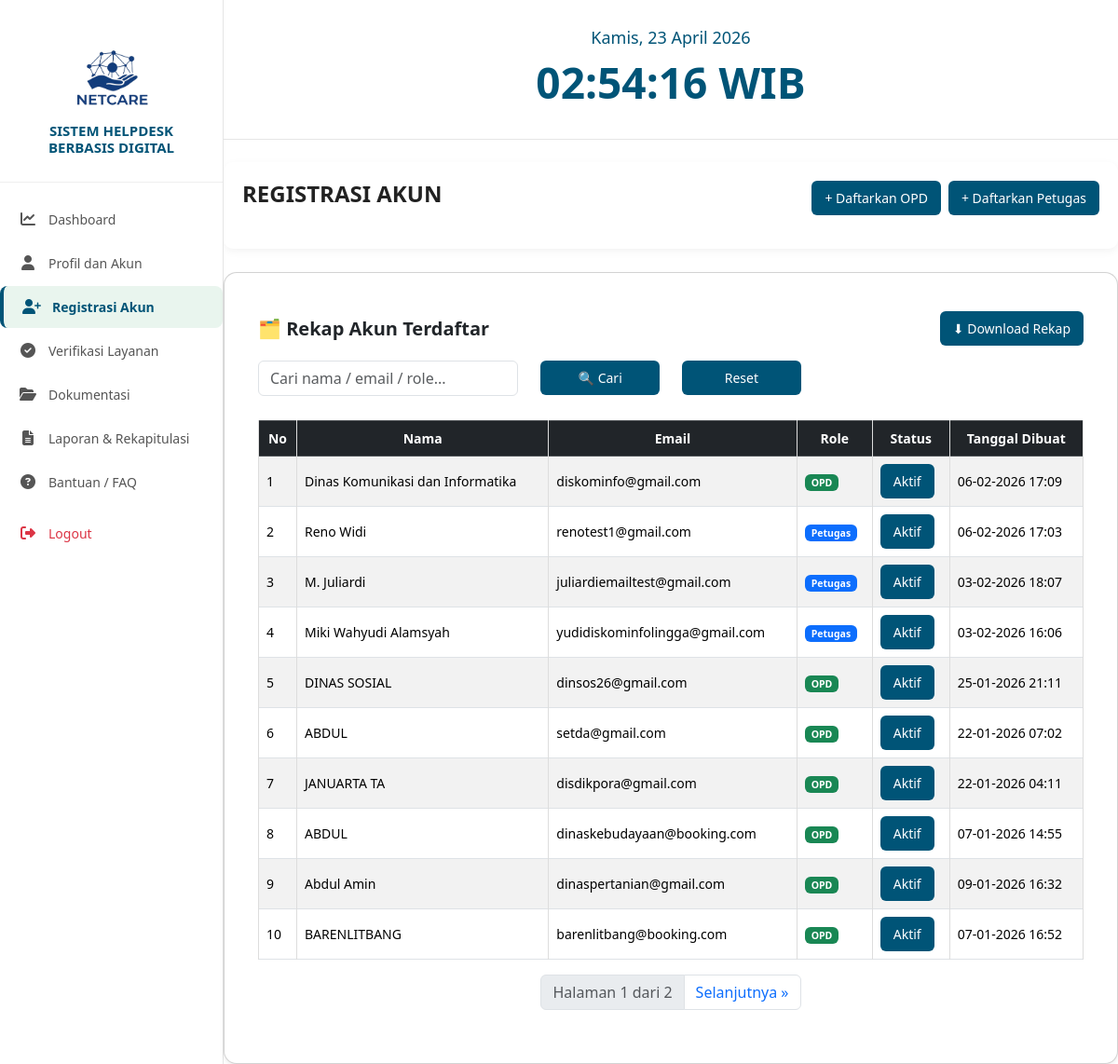
The page /dashboard.php?page=registrasi_akun (signed in) on the database its author committed.
### tables this page shows
CREATE TABLE `users` (
  `id` int(11) NOT NULL,
  `email` varchar(150) NOT NULL,
  `password` varchar(255) NOT NULL,
  `role` varchar(50) NOT NULL,
  `nama` varchar(150) DEFAULT NULL,
  `telepon` varchar(20) DEFAULT NULL,
  `alamat` text DEFAULT NULL,
  `images` varchar(255) DEFAULT 'default.png',
  `created_at` timestamp NOT NULL DEFAULT current_timestamp(),
  `nama_instansi` varchar(150) DEFAULT NULL,
  `status` enum('aktif','nonaktif') DEFAULT 'aktif',
  `created_by` varchar(50) DEFAULT 'admin_instansi'
);

### admin/registrasi_akun.php (the view, shortened to what this page needs)
<?php
require_once __DIR__ . '/../db/config.php';
?>
<!DOCTYPE html>
<html lang="id">
<head>
    <link href="https://cdn.jsdelivr.net/npm/bootstrap@5.3.2/dist/css/bootstrap.min.css" rel="stylesheet">
    <link rel="stylesheet" href="css/style.css">
</head>
<body class="bg-light">
<div class="container mt-4">
<div class="d-flex justify-content-between align-items-center mb-3">
    <h4 class="fw-bold">REGISTRASI AKUN</h4>
    <div class="d-flex gap-2">
        <button class="btn btn-success" data-bs-toggle="modal" data-bs-target="#modalRegistrasiOPD">
            + Daftarkan OPD
        </button>
        <button class="btn btn-primary" data-bs-toggle="modal" data-bs-target="#modalRegistrasiPetugas">
            + Daftarkan Petugas
        </button>
    </div>
</div>
</div>
<?php
$limit  = 10;
$page   = isset($_GET['halaman']) ? (int)$_GET['halaman'] : 1;
$page   = max($page, 1);
$offset = ($page - 1) * $limit;
$search = trim($_GET['search'] ?? '');
$rekap = [];
if ($search !== '') {
    $stmtCount = $mysqli->prepare("
        SELECT COUNT(*) as total
        FROM users
        WHERE created_by = 'admin_utama'
        AND (nama LIKE ? OR email LIKE ? OR role LIKE ?)
    ");
    $like = "%$search%";
    $stmtCount->bind_param("sss", $like, $like, $like);
} else {
    $stmtCount = $mysqli->prepare("
        SELECT COUNT(*) as total
        FROM users
        WHERE created_by = 'admin_utama'
    ");
}
$stmtCount->execute();
$totalData = $stmtCount->get_result()->fetch_assoc()['total'];
$totalPage = ceil($totalData / $limit);
if ($search !== '') {
    $stmtRekap = $mysqli->prepare("
        SELECT id, nama, email, role, status, created_at
        FROM users
        WHERE created_by = 'admin_utama'
        AND (nama LIKE ? OR email LIKE ? OR role LIKE ?)
        ORDER BY id DESC
        LIMIT ? OFFSET ?
    ");
    $stmtRekap->bind_param("sssii", $like, $like, $like, $limit, $offset);
} else {
    $stmtRekap = $mysqli->prepare("
        SELECT id, nama, email, role, status, created_at
        FROM users
        WHERE created_by = 'admin_utama'
        ORDER BY id DESC
        LIMIT ? OFFSET ?
    ");
    $stmtRekap->bind_param("ii", $limit, $offset);
}
$stmtRekap->execute();
$result = $stmtRekap->get_result();
while ($row = $result->fetch_assoc()) {
    $rekap[] = $row;
}
?>
<div class="card shadow-sm mt-4">
    <div class="card-body">
    <div class="d-flex justify-content-between align-items-center mb-3">
    <h5 class="fw-bold mb-0">🗂️ Rekap Akun Terdaftar</h5>
    <a href="admin/export_rekap_akun.php?search=<?= urlencode($search) ?>"
       class="btn btn-success">
        ⬇ Download Rekap
    </a>
</div>
<form method="get" class="row mb-3">
    <div class="col-md-4">
        <input type="text"
               name="search"
               class="form-control"
               placeholder="Cari nama / email / role..."
               value="<?= htmlspecialchars($_GET['search'] ?? '') ?>">
    </div>
    <div class="col-md-2">
        <button type="submit" class="btn btn-dark w-100">
            🔍 Cari
        </button>
    </div>
    <div class="col-md-2">
        <a href="dashboard.php?page=registrasi_akun"
           class="btn btn-secondary w-100">
            Reset
        </a>
    </div>
</form>
        <div class="table-responsive">
            <table class="table table-bordered table-striped align-middle">
                <thead class="table-dark">
                    <tr>
                        <th>No</th>
                        <th>Nama</th>
                        <th>Email</th>
                        <th>Role</th>
                        <th>Status</th>
                        <th>Tanggal Dibuat</th>
                    </tr>
                </thead>
                <tbody>
                    <?php if (count($rekap) > 0): ?>
                        <?php $no = 1; foreach ($rekap as $r): ?>
                            <tr>
                                <td><?= $no++ ?></td>
                                <td><?= htmlspecialchars($r['nama']) ?></td>
                                <td><?= htmlspecialchars($r['email']) ?></td>
<td>
    <?php
        if ($r['role'] == 'opd_pengaju_layanan') {
            echo '<span class="badge bg-success">OPD</span>';
        } elseif ($r['role'] == 'petugas_layanan') {
            echo '<span class="badge bg-primary">Petugas</span>';
        } elseif ($r['role'] == 'admin_utama') {
            echo '<span class="badge bg-danger">Admin Utama</span>';
        } elseif ($r['role'] == 'admin_atasan_langsung') {
            echo '<span class="badge bg-warning text-dark">Kabid</span>';
        } else {
            echo '<span class="badge bg-secondary">'.$r['role'].'</span>';
        }
    ?>
</td>
<td>
<?php if ($r['status'] == 'aktif'): ?>
    <a href="dashboard.php?page=registrasi_akun&toggle_status=1&id=<?= $r['id'] ?>"
       class="btn btn-sm btn-success"
       onclick="return confirm('Nonaktifkan akun ini?')">
        Aktif
    </a>
<?php endif; ?>
</td>
                                <td>
                                    <?= date('d-m-Y H:i', strtotime($r['created_at'])) ?>
                                </td>
                            </tr>
                        <?php endforeach; ?>
                    <?php endif; ?>
                </tbody>
            </table>
            <nav class="mt-3">
    <ul class="pagination justify-content-center">
        <li class="page-item disabled">
            <span class="page-link">
                Halaman <?= $page ?> dari <?= $totalPage ?>
            </span>
        </li>
        <?php if ($page < $totalPage): ?>
            <li class="page-item">
                <a class="page-link"
                   href="dashboard.php?page=registrasi_akun&halaman=<?= $page+1 ?>&search=<?= urlencode($search) ?>">
                   Selanjutnya »
                </a>
            </li>
        <?php endif; ?>
    </ul>
</nav>
        </div>
    </div>
</div>
</body>
</html>

### dashboard.php (shortened to what this page needs)
<?php
$page = $_GET['page'] ?? 'dashboard';
?>
<!DOCTYPE html>
<html lang="id">
<head>
    <link rel="stylesheet" href="/netcare/css/dashboard.css?v=<?= time() ?>">
    <link rel="stylesheet" href="https://cdnjs.cloudflare.com/ajax/libs/font-awesome/6.5.1/css/all.min.css">
</head>
<body>
    <?php include __DIR__ . '/sidebar.php'; ?>
    <main class="main-content">
    <div style="
        width:100%;
        color:#005477;
        padding: 26.5px 15px;
        text-align:center;
        display:flex;
        align-items: flex-start;
        align-items:center;
        justify-content:space-between;
        flex-wrap:wrap;
        gap:15px;
        border-bottom:1px solid #e5e5e5;
    ">
        <div style="text-align:center; flex:1;">
            <div id="tanggal" style="font-size:18px;"></div>
            <div id="jam" style="font-size:46px; font-weight:bold;"></div>
        </div>
    </div>
        <?php include __DIR__ . '/content.php'; ?>
    </main>
</body>
</html>

### sidebar.php
<aside class="sidebar">
    <div class="sidebar-header">
        <img src="images/netcare.png" style="width: 100px; height: auto;" alt="Logo NETCARE" class="logo">
        <h2 style="color: #005477;">SISTEM HELPDESK BERBASIS DIGITAL</h2>
    </div>
    <ul>
        <?php
        $menus = [
            'dashboard'            => ['Dashboard', 'fa-solid fa-chart-line'],
            'profil_akun'          => ['Profil dan Akun', 'fa-solid fa-user'],
            'registrasi_akun'      => ['Registrasi Akun', 'fa-solid fa-user-plus'],
            'pengajuan_layanan'    => ['Verifikasi Layanan', 'fa-solid fa-circle-check'],
            'dokumentasi'          => ['Dokumentasi', 'fa-solid fa-folder-open'],
            'laporan_rekapitulasi' => ['Laporan & Rekapitulasi', 'fa-solid fa-file-lines'],
            'bantuan_faq'          => ['Bantuan / FAQ', 'fa-solid fa-circle-question'],
        ];
        foreach ($menus as $key => [$label, $icon]) {
            $active = ($page == $key) ? 'active' : '';
            echo "
                <li>
                    <a href='dashboard.php?page=$key' class='$active'>
                        <i class='$icon'></i>
                        <span>$label</span>
                    </a>
                </li>
            ";
        }
        ?>
        <li>
            <a href="logout.php" class="logout">
                <i class="fa-solid fa-right-from-bracket"></i>
                <span>Logout</span>
            </a>
        </li>
    </ul>
</aside>

### content.php
<section class="content">
    <?php
    $page = $_GET['page'] ?? 'dashboard';
    $file = __DIR__ . DIRECTORY_SEPARATOR . 'admin' . DIRECTORY_SEPARATOR . $page . '.php';
    if (file_exists($file)) {
        include $file;
    } else {
        if ($page === 'dashboard') {
            echo "<p>Selamat datang di dashboard utama.</p>";
        } else {
            echo "<p>Halaman <b>" . htmlspecialchars($page) . "</b> belum tersedia.</p>";
        }
    }
    ?>
</section>

### css/dashboard.css (style rules this page uses)
* { margin: 0; padding: 0; box-sizing: border-box; }
body { font-family: "Segoe UI", Arial, sans-serif; display: flex; min-height: 100vh; background: #fff; color: #222; }
.sidebar { width: 240px; background-color: #ffffff; color: #444; display: flex; flex-direction: column; padding: 20px 0; position: fixed; top: 0; left: 0; bottom: 0; border-right: 1px solid #e5e5e5; }
.sidebar-header { text-align: center; padding: 15px 20px 20px; border-bottom: 1px solid #eee; margin-bottom: 15px; }
.sidebar-header .logo { width: 48px; margin-bottom: 8px; }
.sidebar-header h2 { font-size: 15px; font-weight: 700; color: #e91e63; text-transform: uppercase; }
.sidebar ul { list-style: none; padding: 0; margin: 0; width: 100%; }
.sidebar ul li { margin: 2px 0; }
.sidebar ul li a { display: block; padding: 12px 20px; font-size: 14px; font-weight: 500; color: #555; text-decoration: none; transition: all 0.25s ease; }
.sidebar ul li a.active { background: #fdecef; color: #e91e63; font-weight: 600; border-left: 4px solid #e91e63; }
.sidebar ul li:last-child a { margin-top: 10px; color: #e91e63; }
.main-content { margin-left: 240px; padding: 0px; flex: 1; background: #fff; color: #222; }
.sidebar ul { list-style: none; padding: 0; margin: 0; }
.sidebar ul li a { display: flex; align-items: center; gap: 12px; padding: 12px 18px; text-decoration: none; color: #333; border-radius: 8px; transition: all 0.2s ease; }
.sidebar ul li a i { width: 20px; text-align: center; font-size: 16px; }
.sidebar ul li a.active, .sidebar ul li a:hover { background: #e9f5ee; color: #005477; font-weight: 600; }
.sidebar ul li a.logout { color: #dc3545; }
body { font-family: "Segoe UI", Arial, sans-serif; display: flex; min-height: 100vh; background: #f4f8f6; color: #222; }
.sidebar { width: 240px; background-color: #ffffff; display: flex; flex-direction: column; padding: 20px 0; position: fixed; top: 0; left: 0; bottom: 0; border-right: 1px solid #e5e5e5; }
.sidebar ul { list-style: none; width: 100%; }
.sidebar ul li a { display: flex; align-items: center; gap: 12px; padding: 12px 20px; font-size: 14px; color: #555; text-decoration: none; border-radius: 8px; transition: all 0.2s ease; }
.sidebar ul li a.active { background: #e9f5ee; color: #005477; font-weight: 600; border-left: 4px solid #005477; }
.main-content { margin-left: 240px; flex: 1; display: flex; flex-direction: column; }
.card { background: #ffffff; border-radius: 12px; padding: 22px; box-shadow: 0 4px 12px rgba(0,0,0,0.05); transition: 0.2s ease; }

### css/style.css (style rules this page uses)
* { margin: 0; padding: 0; box-sizing: border-box; font-family: 'Segoe UI', sans-serif; }
* { box-sizing: border-box; }
body { font-family: 'Segoe UI', Tahoma, sans-serif; background: #f4f6f9; margin: 0; padding: 0; color: #333; }
h1, h2, h3, h4 { font-weight: 600; }
.container { background: #fff; padding: 20px; border-radius: 10px; box-shadow: 0 3px 10px rgba(0,0,0,0.05); margin-bottom: 25px; }
button, .btn { background: #005477; color: #fff; border: none; padding: 8px 14px; border-radius: 6px; cursor: pointer; text-decoration: none; display: inline-block; font-size: 14px; }
table { width: 100%; border-collapse: collapse; margin-top: 10px; background: #fff; }
th, td { border: 1px solid #ddd; padding: 8px; font-size: 14px; }
th { background: #005477; color: white; text-align: center; }
tr:nth-child(even) { background: #f9f9f9; }
.card { background: #ffffff; padding: 25px 20px; border-radius: 14px; text-align: left; box-shadow: 0 6px 18px rgba(0,0,0,0.06); transition: 0.2s ease; }
body { font-family: "Segoe UI", Tahoma, sans-serif; background: #f4f6f9; margin: 0; padding: 0; color: #333; }

### rows shown on the page
users: nama "Dinas Komunikasi dan Informatika", email "diskominfo@gmail.com", shows "OPD", created_at "06-02-2026 17:09"
users: nama "Reno Widi", email "renotest1@gmail.com", role "Petugas", created_at "06-02-2026 17:03"
users: nama "M. Juliardi", email "juliardiemailtest@gmail.com", role "Petugas", created_at "03-02-2026 18:07"
users: nama "Miki Wahyudi Alamsyah", email "yudidiskominfolingga@gmail.com", role "Petugas", created_at "03-02-2026 16:06"
users: nama "DINAS SOSIAL", email "dinsos26@gmail.com", shows "OPD", created_at "25-01-2026 21:11"
users: nama "ABDUL", email "setda@gmail.com", shows "OPD", created_at "22-01-2026 07:02"
users: nama "JANUARTA TA", email "disdikpora@gmail.com", shows "OPD", created_at "22-01-2026 04:11"
users: nama "ABDUL", email "dinaskebudayaan@booking.com", shows "OPD", created_at "07-01-2026 14:55"
users: nama "Abdul Amin", email "dinaspertanian@gmail.com", shows "OPD", created_at "09-01-2026 16:32"
users: nama "BARENLITBANG", email "barenlitbang@booking.com", shows "OPD", created_at "07-01-2026 16:52"

### other values the page prints
$label "Dashboard"
$label "Profil dan Akun"
$label "Registrasi Akun"
$label "Verifikasi Layanan"
$label "Dokumentasi"
$label "Laporan & Rekapitulasi"
$label "Bantuan / FAQ"
$page "1"
$totalPage "2"
